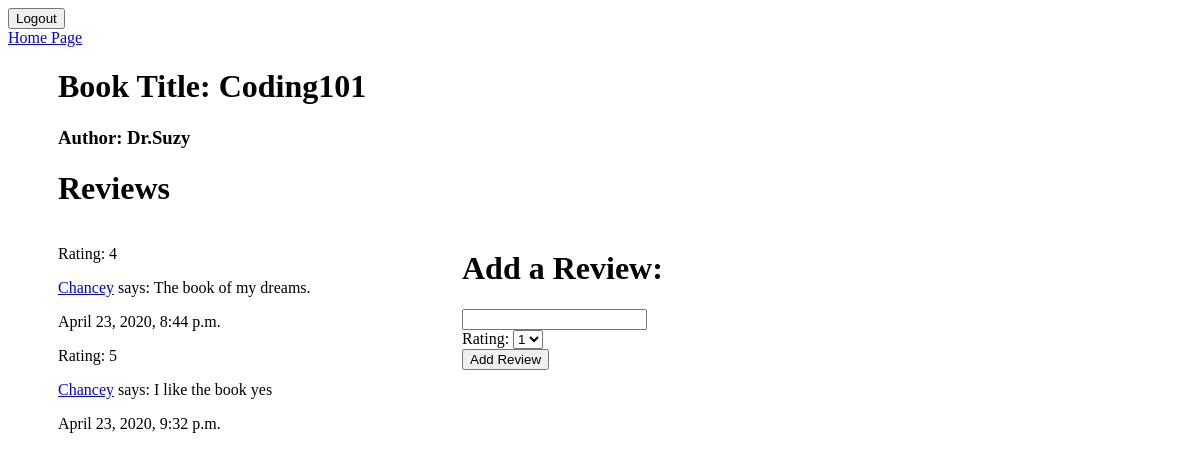
Screenshot of /one_book/3 (signed in) with the database file from the repository.
### main_app/models.py (models this page shows)
class Book(models.Model):
    title= models.CharField(max_length=255)
    author = models.ForeignKey(Author, related_name='authors', on_delete=models.CASCADE)
    created_at= models.DateTimeField(auto_now_add=True)
    updated_at= models.DateTimeField(auto_now=True)

class Author(models.Model):
    name= models.CharField(max_length=255)
    created_at= models.DateTimeField(auto_now_add=True)
    updated_at= models.DateTimeField(auto_now=True)

class Review(models.Model):
    comment= models.CharField(max_length=455)
    rating= models.IntegerField()
    user= models.ForeignKey(User, related_name='users', on_delete=models.CASCADE)
    book = models.ForeignKey(Book, related_name='books', on_delete=models.CASCADE)
    created_at= models.DateTimeField(auto_now_add=True)
    updated_at= models.DateTimeField(auto_now=True)

class User(models.Model):
    name= models.CharField(max_length=255)
    user_name= models.CharField(max_length=255)
    email= models.CharField(max_length=255)
    password= models.CharField(max_length=255)
    created_at= models.DateTimeField(auto_now_add=True)
    updated_at= models.DateTimeField(auto_now=True)
    objects = ShowManager()

### main_app/views.py (the view)
# urls.py: path('one_book/<int:this_book_id>', views.one_book),
def one_book(request, this_book_id):
    if 'user_id' not in request.session:
        return redirect('/')
    user = User.objects.get(id=request.session['user_id'])
    book = Book.objects.get(id=this_book_id)
    author = book.author.name
    review = book.books.all()
    context = {
        'book' : book,
        'author' : author,
        'review' : review,
        'user' : user,
    }
    return render(request, 'one_book.html', context)

### main_app/templates/one_book.html (shortened to what this page needs)
<!DOCTYPE html>
<html lang="en">
<head>
</head>
<body>
    <form action="/logout">
        <button>Logout</button>
    </form>
    <a href='/all_books/{{ user.id }}'>Home Page</a>
    <h1 id='title'>Book Title: {{ book.title }}</h1>
    <h3>Author: {{ author }}</h3>
    <h1 id='review_title'>Reviews</h1>
    <div id='reviews'>
        {% for info in review %}
        <p>Rating: {{ info.rating }}</p>
        <p><a href="/">{{info.user.user_name}}</a> says: {{info.comment}}</p>
        <p>{{ info.created_at }}</p>
        {% endfor %}
    </div>
    <div id='update'>
        <h1>Add a Review:</h1>
        <form action="/add_review" method='POST'>
        <input type="text" name='comment'> <br>
        <label for="rating">Rating:</label>
        <select name="rating" id="rating">
            <option value="1">1</option>
        </select> <br>
        <button>Add Review</button>
        </form>
    </div>
</body>
</html>

### main_app/templates/one_book.html (style rules this page uses)
#reviews { display: inline-block; width: 400px; margin-left: 50px; }
#update { display: inline-block; width: 400px; vertical-align: top; }
h3 { margin-left: 50px; }
#title { margin-left: 50px; }
#review_title { margin-left: 50px; }

### rows the page displays
Book: title "Coding101"
Author: name "Dr.Suzy"
Review: rating "4", user.user_name "Chancey", comment "The book of my dreams.", created_at "April 23, 2020, 8:44 p.m."
Review: rating "5", user.user_name "Chancey", comment "I like the book yes", created_at "April 23, 2020, 9:32 p.m."
